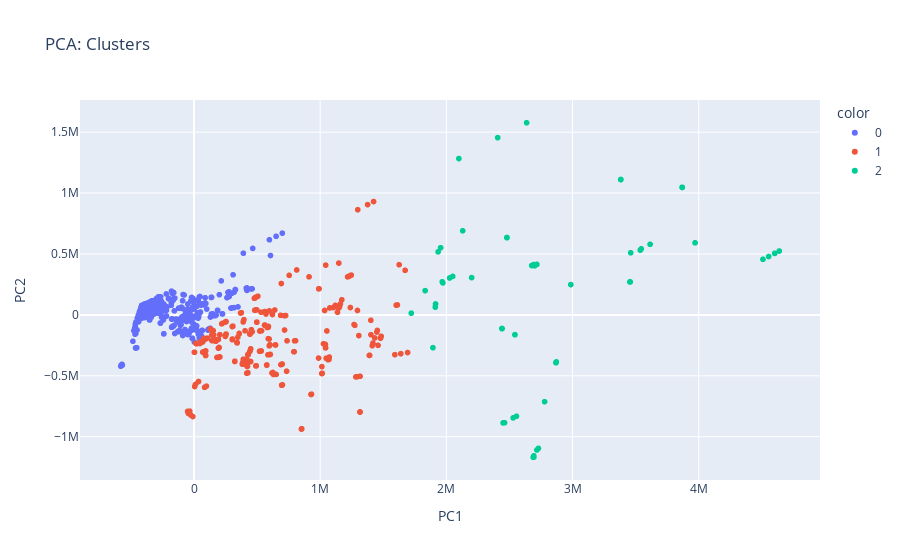

Source (notebook cell):
### Markdown cell above
*WE CAN SEE THAT IN CLUSTER 0 AND 1 THAT THERE ARE MANY DATA POINTS BUT LESSER DATA POINTS IN CLUSTER 2....CLUSTER 1 AND 0 ARE THE CUSTOMERS THAT EARNED LITTLE AND ALSO DON'T HAVE A LOT OF ASSET OR INCOME WHILE THE 2 HAS MORE INCOME AND ASSET*

### Code cell
fig = px.scatter(data_frame=X_pca, x='PC1', y='PC2', color=X['LABELS'].astype(str), title='PCA: Clusters')
fig.show()

### Figure 1 — Plotly figure (JSON) as saved in the notebook; plotly's stock layout.template omitted (floating-point values rounded to 4 significant figures; data arrays with more than 128 entries replaced by an {"elided": "..."} marker saying what was removed)
{"data": [{"hovertemplate": "color=0<br>PC1=%{x}<br>PC2=%{y}<extra></extra>", "legendgroup": "0", "marker": {"color": "#636efa", "symbol": "circle"}, "mode": "markers", "name": "0", "showlegend": true, "type": "scattergl", "x": {"elided": "1491 float values"}, "xaxis": "x", "y": {"elided": "1491 float values"}, "yaxis": "y"}, {"hovertemplate": "color=1<br>PC1=%{x}<br>PC2=%{y}<extra></extra>", "legendgroup": "1", "marker": {"color": "#EF553B", "symbol": "circle"}, "mode": "markers", "name": "1", "showlegend": true, "type": "scattergl", "x": {"elided": "366 float values"}, "xaxis": "x", "y": {"elided": "366 float values"}, "yaxis": "y"}, {"hovertemplate": "color=2<br>PC1=%{x}<br>PC2=%{y}<extra></extra>", "legendgroup": "2", "marker": {"color": "#00cc96", "symbol": "circle"}, "mode": "markers", "name": "2", "showlegend": true, "type": "scattergl", "x": [3456000.0, 3455000.0, 3457000.0, 3458000.0, 3454000.0, 3869000.0, 3869000.0, 3869000.0, 3870000.0, 3869000.0, 2636000.0, 2407000.0, 2688000.0, 2730000.0, 2693000.0, 2694000.0, 2718000.0, 2872000.0, 2869000.0, 2871000.0, 2868000.0, 2868000.0, 2129000.0, 1934000.0, 1954000.0, 1914000.0, 2200000.0, 2050000.0, 2026000.0, 1967000.0, 1832000.0, 1972000.0, 2480000.0, 2480000.0, 2480000.0, 2479000.0, 2480000.0, 2717000.0, 2693000.0, 2676000.0, 2693000.0, 2700000.0, 2461000.0, 2556000.0, 2529000.0, 2779000.0, 2450000.0, 2544000.0, 2544000.0, 2441000.0, 2442000.0, 2442000.0, 2441000.0, 2440000.0, 1722000.0, 1912000.0, 2986000.0, 4638000.0, 4602000.0, 4602000.0, 4509000.0, 4554000.0, 3537000.0, 3615000.0, 3545000.0, 3971000.0, 3461000.0, 3384000.0, 3382000.0, 3382000.0, 3382000.0, 3382000.0, 1894000.0, 2099000.0], "xaxis": "x", "y": [271000.0, 271300.0, 271500.0, 271000.0, 270300.0, 1047000.0, 1047000.0, 1047000.0, 1047000.0, 1047000.0, 1577000.0, 1455000.0, -1168000.0, -1095000.0, -1156000.0, -1167000.0, -1108000.0, -385500.0, -392400.0, -387800.0, -391500.0, -391500.0, 690400.0, 517500.0, 551200.0, 89740.0, 306100.0, 315800.0, 303000.0, 271600.0, 199300.0, 262800.0, 634500.0, 634500.0, 634500.0, 634300.0, 634500.0, 414400.0, 413400.0, 405100.0, 411300.0, 402600.0, -884900.0, -831600.0, -845100.0, -712200.0, -886600.0, -162300.0, -162300.0, -113200.0, -111700.0, -112600.0, -111700.0, -112100.0, 14480.0, 63630.0, 248700.0, 524100.0, 504900.0, 504900.0, 456000.0, 479300.0, 531500.0, 579300.0, 542300.0, 591600.0, 509800.0, 1111000.0, 1111000.0, 1111000.0, 1111000.0, 1111000.0, -268700.0, 1283000.0], "yaxis": "y"}], "layout": {"legend": {"title": {"text": "color"}, "tracegroupgap": 0}, "title": {"text": "PCA: Clusters"}, "xaxis": {"anchor": "y", "domain": [0, 1], "title": {"text": "PC1"}}, "yaxis": {"anchor": "x", "domain": [0, 1], "title": {"text": "PC2"}}}}
